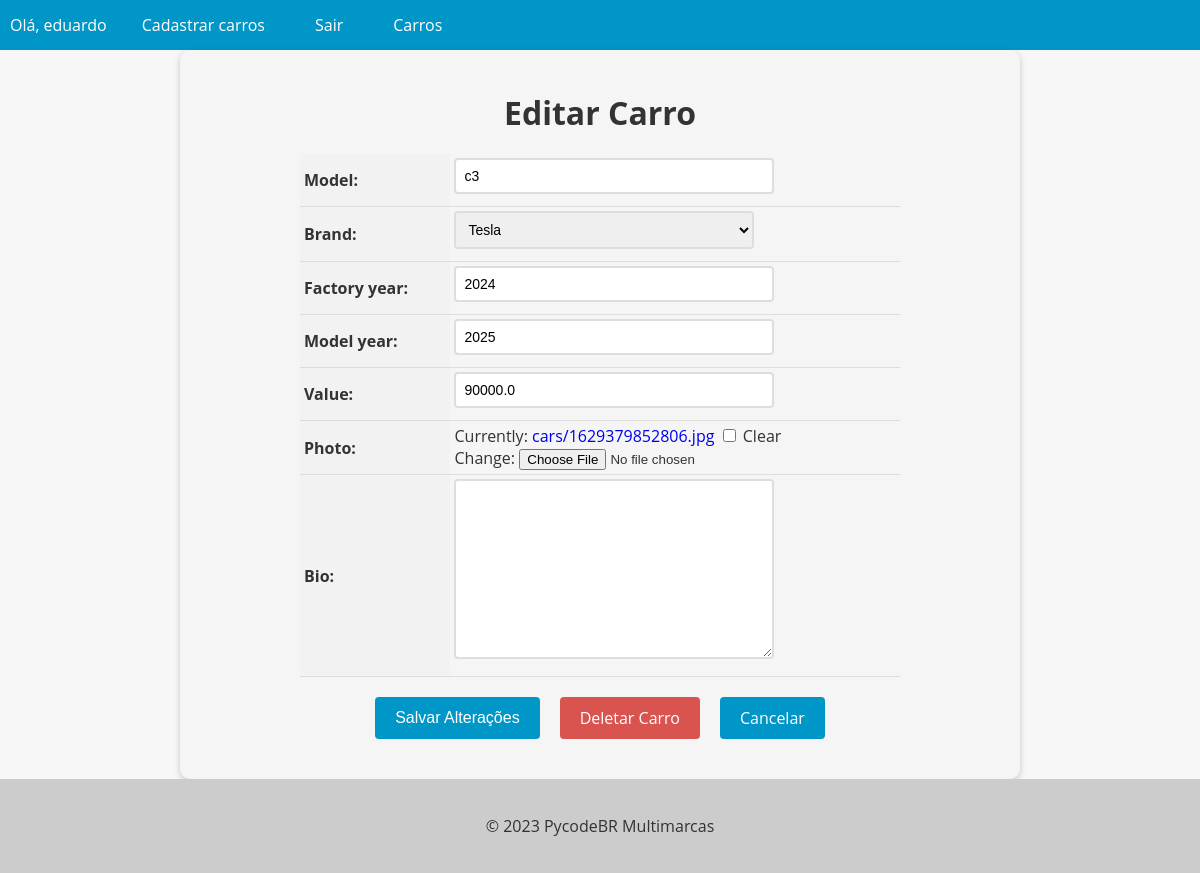
Before: /car/10/update (signed in) with the older database file.
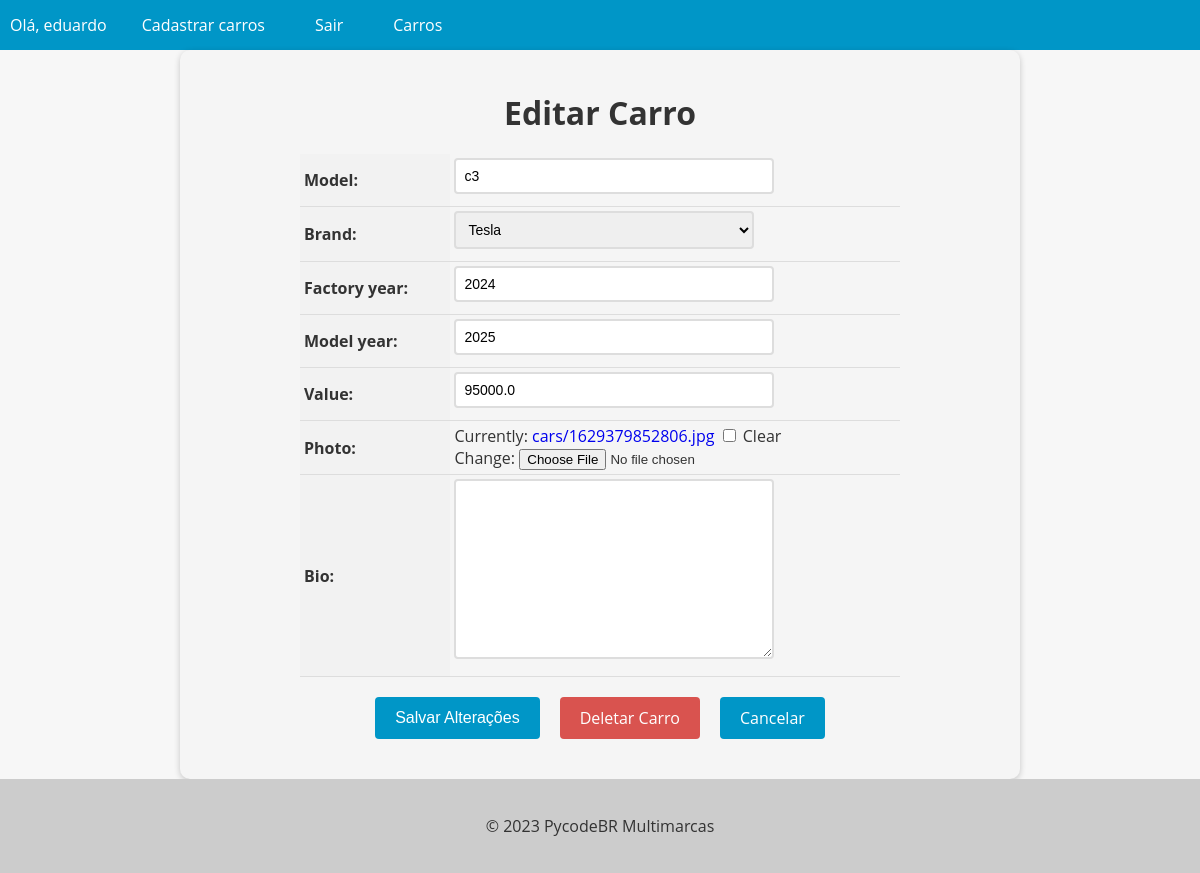
After: the same page with the newer database file.
### cars/models.py (models this page shows, shortened)
class Car(models.Model):
    id = models.AutoField(primary_key=True) #auto increment
    model=models.CharField(max_length=200) #string
    brand= models.ForeignKey(Brand, on_delete=models.PROTECT, related_name='car_brand') #marca
    factory_year=models.IntegerField(blank=True,null=True)
    model_year=models.IntegerField(blank=True,null=True)
    value=models.FloatField(blank=True,null=True) # float
    photo=models.ImageField(upload_to='cars/',blank=True,null=True)
    bio= models.TextField(blank=True,null=True)

### cars/views.py (the view, shortened to what this page needs)
# urls.py: path('car/<int:pk>/update',CarUpdateView.as_view(),name='car_update'),
@method_decorator(login_required(login_url='login'),name='dispatch')
class CarUpdateView(UpdateView):
    model=Car
    form_class=CarModelForm
    template_name='car_update.html'

### cars/forms.py (shortened to what this page needs)
class CarModelForm(forms.ModelForm):
    class Meta:
        model= Car
        fields= '__all__'

### cars/models.py (called while the page is built)
    def __str__(self) -> str:
        return self.name

### cars/templates/car_update.html (shortened to what this page needs)
{% extends "base.html" %}
{% block content %}
  <form method="post" enctype="multipart/form-data">
    <h1>Editar Carro</h1>
    <table>
      {{ form.as_table }}
    </table>
    <div>
      <div class="buttons-container">
        <input type="submit" value="Salvar Alterações" class="btn btn-primary">
        <a href="{% url 'car_delete' pk=object.pk %}" class="btn btn-danger">Deletar Carro</a>
        <a href="{% url 'cars_list' %}" class="btn btn-secondary">Cancelar</a>
      </div>
    </div>
  </form>
{% endblock %}

Changed rows visible on the page:
changed Car "Tesla": value "90000.0" → "95000.0"
